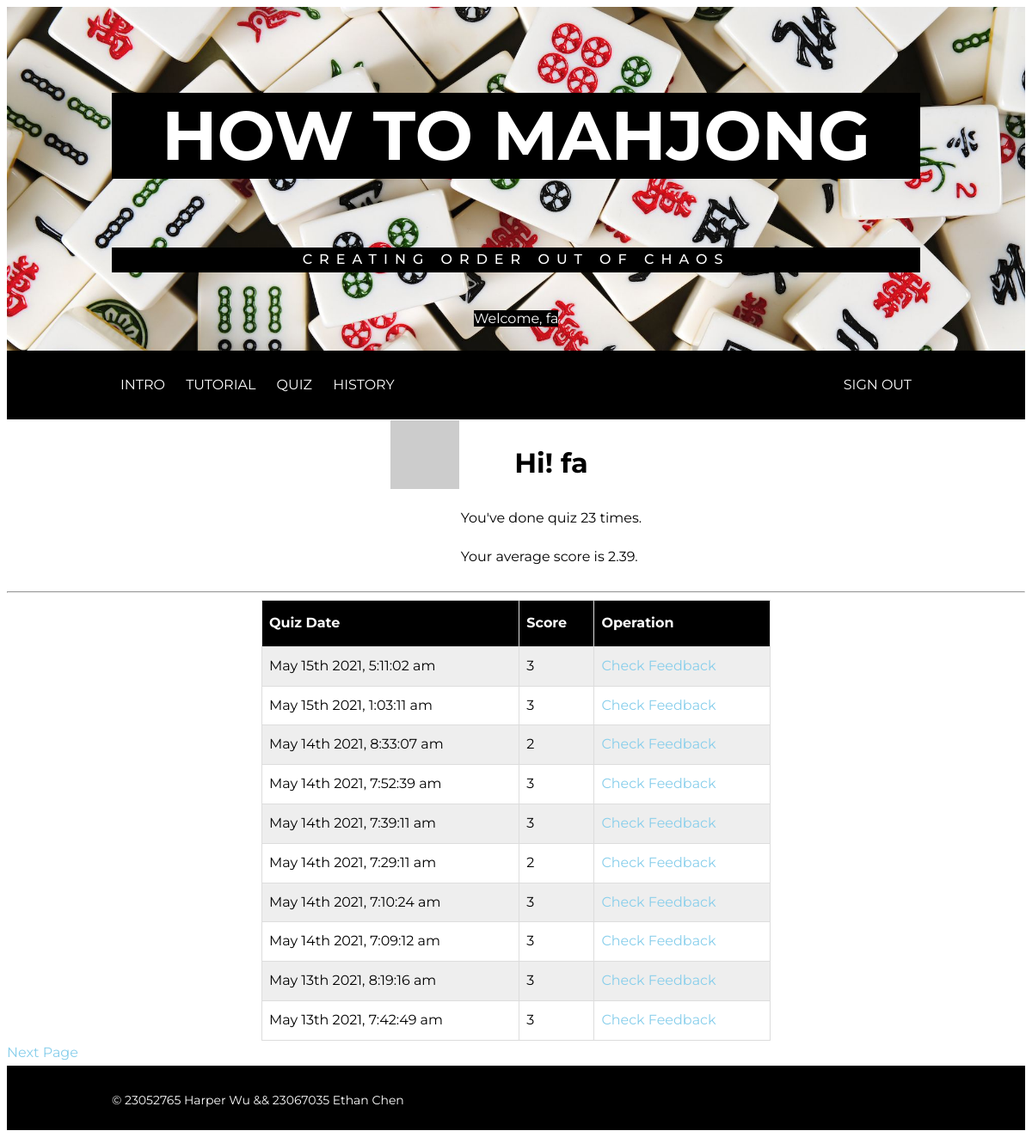
/history/fa (signed in), run on the app's committed database.
### app/models.py (models this page shows, shortened)
class User(UserMixin, db.Model):
    id = db.Column(db.Integer, primary_key=True)
    username = db.Column(db.String(64), index=True, unique = True)
    email    = db.Column(db.String(128), index=True, unique = True)
    password_hash = db.Column(db.String(128))
    history = db.relationship('History', backref='user', lazy='dynamic')
    def get_user_by_name(username):
        return User.query.filter_by(username=username).first_or_404()
    def avatar(self, size):
        digest = md5(self.email.lower().encode('utf-8')).hexdigest()
        return 'https://www.gravatar.com/avatar/{}?d=identicon&s={}'.format(digest, size)
    def get_history(self):
        return History.query.filter_by(user_id=self.id).order_by(History.timestamp.desc())

class History(db.Model):
    id = db.Column(db.Integer, primary_key=True)
    score = db.Column(db.Integer)
    timestamp = db.Column(db.DateTime, index=True, default=datetime.utcnow)
    user_id = db.Column(db.Integer, db.ForeignKey('user.id'))
    wrongQuestion = db.Column(db.String)
    def get_aggregate(userid):
        aggregate = db.session.query(
            db.func.sum(History.score).label('scoreSum'),
            db.func.count(History.id).label('count')
            ).filter(History.user_id==userid
            ).group_by(History.user_id
            ).all()
        count = aggregate[0][1]
        sumScore = aggregate[0][0]
        avgScore = round(sumScore/count, 2)
        return count, avgScore

### app/routes.py (the view)
@app.route('/history/<username>')
@login_required
def history(username):
    page = request.args.get('page', 1, type=int)
    user = User.get_user_by_name(username)
    if user.get_history().first() is None:
        flash("Do not have history record yet, please finish a quiz to see history")
        return redirect(url_for('quiz'))
    else:
        history = user.get_history().paginate(
            page, app.config['HISTORY_PER_PAGE'], False)
        next_url = url_for('history', username=user.username, page=history.next_num) \
            if history.has_next else None
        prev_url = url_for('history', username=user.username, page=history.prev_num) \
            if history.has_prev else None
        count, avgScore = History.get_aggregate(user.id) # count, sumScore
        return render_template('history.html', title='History - How To Mahjong',
                                user=user, history=history.items,
                                count=count, avgScore=avgScore,
                                next_url=next_url, prev_url=prev_url)

### app/models.py (called while the page is built)
@login.user_loader
def load_user(id):
    return User.query.get(int(id)) # argument passed in by Flask-Login is String

### app/templates/history.html (shortened to what this page needs)
{% extends "base.html" %}
{% block content %}
    <table>
        <tr valign="top">
            <td><img src="{{ user.avatar(128) }}" alt="user avatar"></td>
            <td>
                <h1>Hi! {{ user.username }}</h1>
                {% if  count == 1 %}
                <p>You've done quiz {{ count }} time.</p>
                {% else %}
                <p>You've done quiz {{ count }} times.</p>
                {% endif%}
                <p>Your average score is {{ avgScore }}.</p>
            </td>
        </tr>
    </table>
    <hr>
    <table class ="history">
        <tr class ="history">
            <th class ="history">Quiz Date</th>
            <th class ="history">Score</th>
            <th class ="history">Operation</th>
        </tr>
        {% for h in history %}
        <tr class ="history">
            <td class ="history">{{ moment(h.timestamp).format('MMMM Do YYYY, h:mm:ss a') }}</td>
            <td class ="history">{{ h.score }} </td>
            <td class ="history">
                <a href="{{ url_for('feedback', hid=h.id) }}" style="color:skyblue">Check Feedback</a>
            </td>
        </tr>
        {% endfor %}
    </table>
    {% if next_url %}
    <a href="{{ next_url }}" style="color:skyblue">Next Page</a>
    {% endif %}
{% endblock %}

### app/templates/base.html (shortened to what this page needs)
<!DOCTYPE html>
<html>
    <head>
        <link rel="stylesheet" href="{{ url_for('static', filename='css/style.css') }}">
    </head>
    <body>
        <div class="header">
            <div class="container">
                <h1>How to Mahjong</h1>
                <p>creating order out of chaos</p>
                {% if current_user.is_anonymous %}
                <a class="btn" href="{{ url_for('register') }}">Sign Up</a>
                {% else %}
                <a class="btn" >Welcome, {{current_user.username}}</a>
                {% endif %}
            </div>
          </div>
           <div class="nav">
               <div class="container">
                  <ul>
                    <li><a href="{{ url_for('index') }}">Intro</a></li>
                    <li><a href="{{ url_for('tutorial') }}">Tutorial</a></li>
                    {% if not current_user.is_anonymous %}
                    <li><a href="{{ url_for('quiz') }}">Quiz</a></li>
                    <li><a href="{{ url_for('history', username=current_user.username) }}">History</a></li>
                    {% endif %}
                    <li>
                        <div class="dropdown">
                             {% if current_user.is_anonymous %}
                             <a class="btn" href="{{ url_for('login') }}">Sign In</a>
                            {% else %}
                            <a class="btn" href="{{ url_for('logout') }}">Sign Out</a>
                            {% endif %}
                        </div>
                  </li>
                  </ul>
               </div>
        </div>
        {% block content %}
        {% endblock %}
        <div class="footer">
            <div class="container">
              <p>&copy; 23052765 Harper Wu && 23067035 Ethan Chen</p>
            </div>
        </div>
    </body>
</html>

### app/static/css/style.css (style rules this page uses)
body { font-family: 'Montserrat', sans-serif; line-height: 1.8; font-size: 1em; background: #fff; overflow-x: hidden; }
.container { margin: 0 auto; max-width: 940px; padding: 0 10px; }
.header { background: url("bg.jpg") no-repeat center center; background-size: cover; height: 400px; text-align: center; }
.header .container { position: relative; top: 100px; }
@media (min-width:850px) { .header h1 { font-size: 120px; } }
.nav { background: #000; height: 80px; width: 100%; text-transform: uppercase; }
.nav ul { height: 80px; list-style: none; margin: 0 auto; padding: 0; }
.nav ul li { color: #fff; display: inline-block; height: 80px; line-height: 80px; list-style: none; padding: 0 10px; transition: background .5s; }
.nav ul li:last-child { float:right; }
.footer { background: #000; height: 50px; padding-bottom: 25px; }
.footer p { color: #fff; font-size: 14px; height: 80px; line-height: 80px; margin: 0; }
.header h1 { background: black; color: #fff; line-height: 100px; font-size: 80px; margin-top: 0; margin-bottom: 80px; text-transform: uppercase; }
.header p { color: #fff; background-color: black; font-weight: 500; letter-spacing: 8px; margin-bottom: 40px; margin-top: 0; text-transform: uppercase; }
a { color:#fff; text-decoration: none; }
.btn { background: black; }
.dropdown { position: relative; display: inline-block; }
h1 { text-align: center }
table { margin-left: auto; margin-right: auto; border-collapse: collapse; }
table.history { width: 50%; }
td.history, th.history { border: 1px solid #ddd; padding: 8px; }
tr.history:nth-child(even) { background: #EEEEEE; }
th.history { padding-top: 12px; padding-bottom: 12px; text-align: left; background-color: black; color: white; }

### data on the page
User: username "fa"
History: timestamp "May 15th 2021, 5:11:02 am", score "3"
History: timestamp "May 15th 2021, 1:03:11 am", score "3"
History: timestamp "May 14th 2021, 8:33:07 am", score "2"
History: timestamp "May 14th 2021, 7:52:39 am", score "3"
History: timestamp "May 14th 2021, 7:39:11 am", score "3"
History: timestamp "May 14th 2021, 7:29:11 am", score "2"
History: timestamp "May 14th 2021, 7:10:24 am", score "3"
History: timestamp "May 14th 2021, 7:09:12 am", score "3"
History: timestamp "May 13th 2021, 8:19:16 am", score "3"
History: timestamp "May 13th 2021, 7:42:49 am", score "3"

### other printed values
{{ count }} "23"
{{ avgScore }} "2.39"
